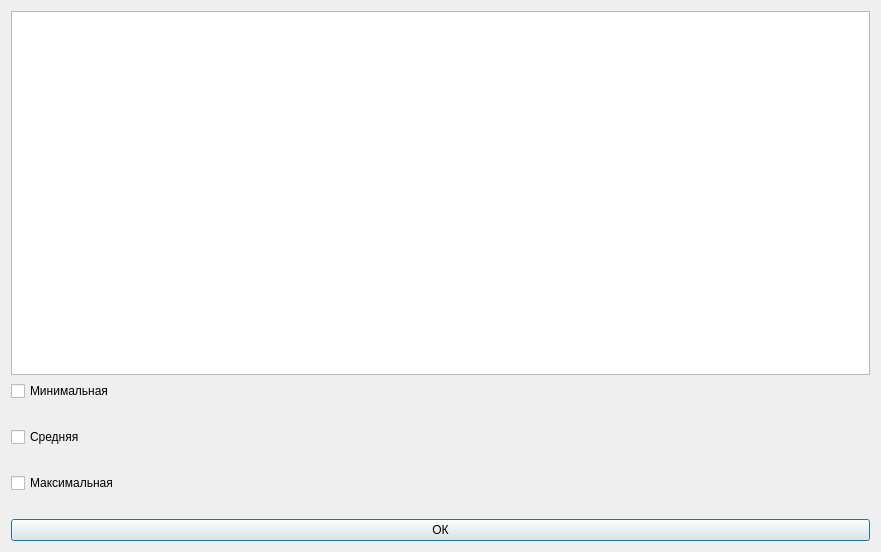
<?xml version="1.0" encoding="UTF-8"?>
<ui version="4.0">
 <class>collect_losses_dialog</class>
 <widget class="QDialog" name="collect_losses_dialog">
  <property name="geometry">
   <rect>
    <x>0</x>
    <y>0</y>
    <width>881</width>
    <height>552</height>
   </rect>
  </property>
  <property name="windowTitle">
   <string>Dialog</string>
  </property>
  <layout class="QGridLayout" name="gridLayout">
   <item row="1" column="0">
    <widget class="QCheckBox" name="checkBox_min">
     <property name="text">
      <string>Минимальная</string>
     </property>
    </widget>
   </item>
   <item row="3" column="0">
    <widget class="QCheckBox" name="checkBox_mean">
     <property name="text">
      <string>Средняя</string>
     </property>
    </widget>
   </item>
   <item row="7" column="0">
    <widget class="QPushButton" name="pushButton_collect_losses_ok">
     <property name="text">
      <string>ОК</string>
     </property>
    </widget>
   </item>
   <item row="5" column="0">
    <widget class="QCheckBox" name="checkBox_max">
     <property name="text">
      <string>Максимальная</string>
     </property>
    </widget>
   </item>
   <item row="0" column="0">
    <widget class="QTextBrowser" name="textBrowser_collect_losses"/>
   </item>
   <item row="4" column="0">
    <spacer name="horizontalSpacer_2">
     <property name="orientation">
      <enum>Qt::Horizontal</enum>
     </property>
     <property name="sizeHint" stdset="0">
      <size>
       <width>40</width>
       <height>20</height>
      </size>
     </property>
    </spacer>
   </item>
   <item row="2" column="0">
    <spacer name="horizontalSpacer">
     <property name="orientation">
      <enum>Qt::Horizontal</enum>
     </property>
     <property name="sizeHint" stdset="0">
      <size>
       <width>40</width>
       <height>20</height>
      </size>
     </property>
    </spacer>
   </item>
   <item row="6" column="0">
    <spacer name="horizontalSpacer_3">
     <property name="orientation">
      <enum>Qt::Horizontal</enum>
     </property>
     <property name="sizeHint" stdset="0">
      <size>
       <width>40</width>
       <height>20</height>
      </size>
     </property>
    </spacer>
   </item>
  </layout>
 </widget>
 <resources/>
 <connections/>
</ui>
